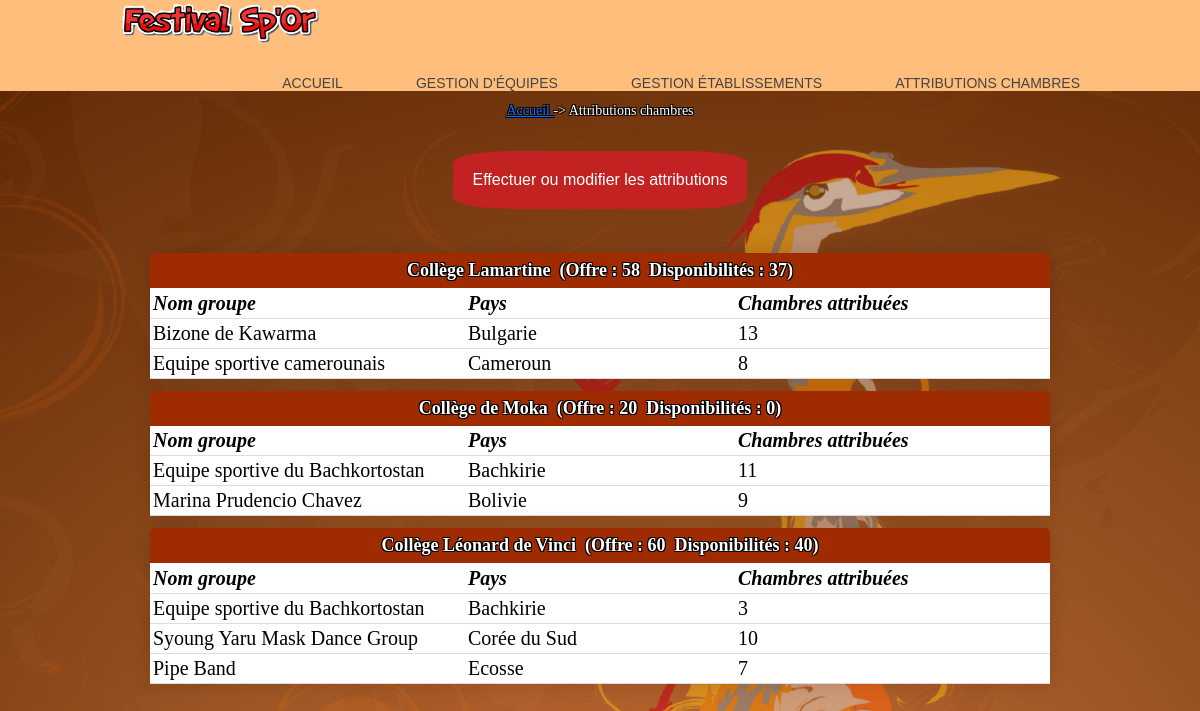
The app's page /consultationAttributions.php with its own data.
### tables this page shows
create table Etablissement 
(
	id char(8) not null, 
	nom varchar(45) not null,
	adresseRue varchar(45) not null, 
	codePostal char(5) not null, 
	ville varchar(35) not null,
	tel varchar(13) not null,
	adresseElectronique varchar(70), 
	type integer(1) not null,
	civiliteResponsable varchar(12) not null,
	nomResponsable varchar(25) not null,
	prenomResponsable varchar(25),
	nombreChambresOffertes integer,
	constraint pk_Etablissement primary key(id)
);

create table Groupe
(
	id char(4) not null, 
	nom varchar(40) not null, 
	identiteResponsable varchar(40) not null,
	adressePostale varchar(120) not null,
	nombrePersonnes integer not null, 
	nomPays varchar(40) not null, 
	hebergement char(1) not null,
	stand boolean not null,
	constraint pk_Groupe primary key(id)
);

create table Attribution

(
	idEtab char(8) not null, 
	idGroupe char(4) not null, 
	nombreChambres integer not null,
	constraint pk_Attribution primary key(idEtab, idGroupe)
);

### _gestionBase.inc.php (called while the page is built, shortened)
<?php
   $hote="localhost";
   $login="root";
   $mdp="";
   try{
      $connexion = new PDO("mysql:host=$hote;dbname=festival", $login, $mdp);
      $connexion->exec("set names utf8");
      return $connexion;
   }
   catch(PDOException $e){
      echo "Erreur :" . $e->getMessage();
      die();
   }
function obtenirReqEtablissementsAyantChambresAttribuées()
{
   $req="SELECT distinct id, nom, nombreChambresOffertes from Etablissement,
         Attribution where id = idEtab order by id";
   return $req;
}
function obtenirNbEtabOffrantChambres($connexion)
{
   $req="SELECT count(*) as nombreEtabOffrantChambres from Etablissement where
         nombreChambresOffertes!=0";
   $rsEtabOffrantChambres=$connexion->query($req);
   $lgEtabOffrantChambres=$rsEtabOffrantChambres->fetch();
   return $lgEtabOffrantChambres["nombreEtabOffrantChambres"];
}
function obtenirNbOccup($connexion, $idEtab)
{
   $req="SELECT IFNULL(sum(nombreChambres), 0) as totalChambresOccup from
        Attribution where idEtab='$idEtab'";
   $rsOccup=$connexion->query($req);
   $lgOccup=$rsOccup->fetchAll();
   foreach ($lgOccup as $row) {
      return $row["totalChambresOccup"];
   }
}
function obtenirReqGroupesEtab($id)
{
   $req="SELECT distinct id, nom, nompays from Groupe, Attribution where
        Attribution.idGroupe=Groupe.id and idEtab='$id'";
   return $req;
}
function obtenirNbOccupGroupe($connexion, $idEtab, $idGroupe)
{
   $req="SELECT nombreChambres From Attribution where idEtab='$idEtab'
        and idGroupe='$idGroupe'";
   $rsAttribGroupe=$connexion->query($req);
   if ($lgAttribGroupe=$rsAttribGroupe->fetch())
      return $lgAttribGroupe["nombreChambres"];
   else
      return 0;
}
?>

### consultationAttributions.php (the view, shortened to what this page needs)
<?php
include("_debut.inc.php");
include("_gestionBase.inc.php");
echo "<br><p align='center' class='textArianne'><a  href = 'index.php'> Accueil </a> ->  Attributions chambres</p><br> ";
$nbEtab=obtenirNbEtabOffrantChambres($connexion);
if ($nbEtab!=0)
{
   echo "
   <table width='75%' cellspacing='0' cellpadding='0' align='center'
   <tr><td>
   <p align='center'><a class='buttonCréa' href='modificationAttributions.php?action=demanderModifAttrib'>
   Effectuer ou modifier les attributions</a></p></td></tr></table><br><br>";
   $req=obtenirReqEtablissementsAyantChambresAttribuées();
   $rsEtab=$connexion->query($req);
   $lgEtab=$rsEtab->fetch();
   while($lgEtab!=FALSE)
   {
      $idEtab=$lgEtab['id'];
      $nomEtab=$lgEtab['nom'];
      echo "
      <table width='75%' cellspacing='0' cellpadding='0' align='center'
      class='content-table'>";
      $nbOffre=$lgEtab["nombreChambresOffertes"];
      $nbOccup=obtenirNbOccup($connexion, $idEtab);
      $nbChLib = $nbOffre - $nbOccup;
      echo "
      <thead>
      <tr>
         <th colspan='3' align='left'><strong>$nomEtab</strong>&nbsp;
         (Offre : $nbOffre&nbsp;&nbsp;Disponibilités : $nbChLib)
         </th>
      </tr>
      </thead>
      ";
      echo "
      <tr>
         <td width='35%' align='left'><i><strong>Nom groupe</strong></i></td>
         <td width='30%' align='left'><i><strong>Pays</strong></i></td>
         <td width='35%' align='left'><i><strong>Chambres attribuées</strong></i>
         </td>
      </tr>";
      $req=obtenirReqGroupesEtab($idEtab);
      $rsGroupe=$connexion->query($req);
      $lgGroupe=$rsGroupe->fetch();
      while($lgGroupe!=FALSE)
      {
         $idGroupe=$lgGroupe['id'];
         $nomGroupe=$lgGroupe['nom'];
         $paysGroupe=$lgGroupe['nompays'];
         echo "
         <tr>
            <td width='35%' align='left'>$nomGroupe</td>
            <td width='30%' align='left'>$paysGroupe</td>";
         $nbOccupGroupe=obtenirNbOccupGroupe($connexion, $idEtab, $idGroupe);
         echo "
            <td width='35%' align='left'>$nbOccupGroupe</td>
         </tr>";
         $lgGroupe=$rsGroupe->fetch();
      }
      echo "
      </table><br>";
      $lgEtab=$rsEtab->fetch();
   }
}
?>

### css/cssGeneral.css (style rules this page uses)
.buttonCréa { background-color: #c22222; border: none; color: rgb(255, 255, 255); padding: 20px; text-align: center; text-decoration: none; display: inline-block; font-size: 16px; margin: 4px 2px; border-radius: 20%; }
.basePage { color:black; font:11px Arial, Helvetica, sans-serif; }
.textArianne { color:#FFFFFF; font:14px Georgia, "Times New Roman", Times, serif; text-shadow: -1px -1px 0 #000, 1px -1px 0 #000, -1px 1px 0 #000, 1px 1px 0 #000; }
td,tr { text-align: left; font:11px Arial, Helvetica, sans-serif; }
.content-table { border-radius: 5px 5px 0 0; overflow: hidden; box-shadow: 0 0 20px rgba(0, 0, 0, 0.15); }
.content-table thead tr { height:35px; font:18px Georgia, "Times New Roman", Times, serif; text-shadow: -1px -1px 0 #000, 1px -1px 0 #000, -1px 1px 0 #000, 1px 1px 0 #000; text-align:center; background-color: #9F2B00; color: #ffffff; }
.content-table td { background-color:#ffffff; height:30px; text-align:left; color:#000; font:20px Georgia, "Times New Roman", Times, serif; padding-left:3px; }
.content-table tbody tr { border-bottom: 1px solid #dddddd; }
.content-table tbody tr:nth-of-type(even) { background-color: #000; }

### css/fond.css (style rules this page uses)
body { background-image: url("../images/fond4.PNG"); background-size: cover; background-repeat: no-repeat; background-attachment: fixed; }

### records on screen
etablissement: nom "Collège Lamartine", nombreChambresOffertes "58", nbChLib "37", id.nombreChambres "13", id.nombreChambres "8"
groupe: nom "Bizone de Kawarma", nomPays "Bulgarie"
groupe: nom "Equipe sportive camerounais", nomPays "Cameroun"
etablissement: nom "Collège de Moka", nombreChambresOffertes "20", nbChLib "0", id.nombreChambres "11", id.nombreChambres "9"
groupe: nom "Equipe sportive du Bachkortostan", nomPays "Bachkirie"
groupe: nom "Marina Prudencio Chavez", nomPays "Bolivie"
etablissement: nom "Collège Léonard de Vinci", nombreChambresOffertes "60", nombreChambresOffertes "40", id.nombreChambres "3", id.nombreChambres "10", id.nombreChambres "7"
groupe: nom "Syoung Yaru Mask Dance Group", nomPays "Corée du Sud"
groupe: nom "Pipe Band", nomPays "Ecosse"
